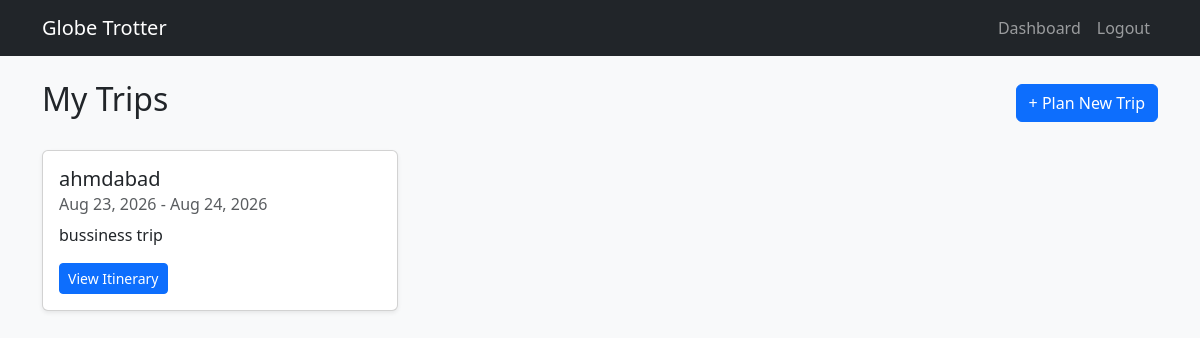
The page /dashboard (signed in) on the database its author committed.
### app/models.py (models this page shows)
class Trip(db.Model):
    id = db.Column(db.Integer, primary_key=True)
    user_id = db.Column(db.Integer, db.ForeignKey('user.id'), nullable=False) # Links the trip to the user
    title = db.Column(db.String(100), nullable=False)
    description = db.Column(db.Text, nullable=True)
    start_date = db.Column(db.Date, nullable=False)
    end_date = db.Column(db.Date, nullable=False)
    created_at = db.Column(db.DateTime, default=datetime.utcnow)
    stops = db.relationship('Stop', backref='trip', lazy=True, cascade="all, delete-orphan")

### app/routes.py (the view)
@auth.route('/dashboard')
@login_required
def dashboard():
    user_trips = Trip.query.filter_by(user_id=current_user.id).all()
    return render_template('dashboard.html', trips=user_trips)

### app/__init__.py (called while the page is built)
def create_app():
    app = Flask(__name__)
    app.config["SECRET_KEY"] = "123456"
    app.config["SQLALCHEMY_DATABASE_URI"] = "sqlite:///project.db"
    app.config["SQLALCHEMY_TRACK_MODIFICATIONS"] = False
    db.init_app(app)
    login_manager.init_app(app)
    login_manager.login_view = 'auth.login'
    login_manager.login_message_category = 'info'
    from app.routes import auth as auth_blueprint
    app.register_blueprint(auth_blueprint)
    from app.models import User
    @login_manager.user_loader
    def load_user(user_id):
        return User.query.get(int(user_id))
    return app

### app/templates/dashboard.html
{% extends "base.html" %}
{% block content %}
<div class="d-flex justify-content-between align-items-center mb-4">
    <h2>My Trips</h2>
    <a href="{{ url_for('auth.create_trip') }}" class="btn btn-primary">+ Plan New Trip</a>
</div>
<div class="row">
    {% if trips %}
        {% for trip in trips %}
        <div class="col-md-4 mb-4">
            <div class="card shadow-sm h-100">
                <div class="card-body">
                    <h5 class="card-title">{{ trip.title }}</h5>
                    <h6 class="card-subtitle mb-2 text-muted">
                        {{ trip.start_date.strftime('%b %d, %Y') }} - {{ trip.end_date.strftime('%b %d, %Y') }}
                    </h6>
                    <p class="card-text text-truncate">{{ trip.description }}</p>
                    <a href="{{ url_for('auth.trip_view', trip_id=trip.id) }}" class="btn btn-primary btn-sm">View Itinerary</a>
                </div>
            </div>
        </div>
        {% endfor %}
    {% else %}
        <div class="col-12 text-center mt-5">
            <h4 class="text-muted">You haven't planned any trips yet!</h4>
            <p>Click the button above to get started.</p>
        </div>
    {% endif %}
</div>
{% endblock %}

### rows shown on the page
Trip: title "ahmdabad", start_date "Aug 23, 2026", end_date "Aug 24, 2026", description "bussiness trip"
